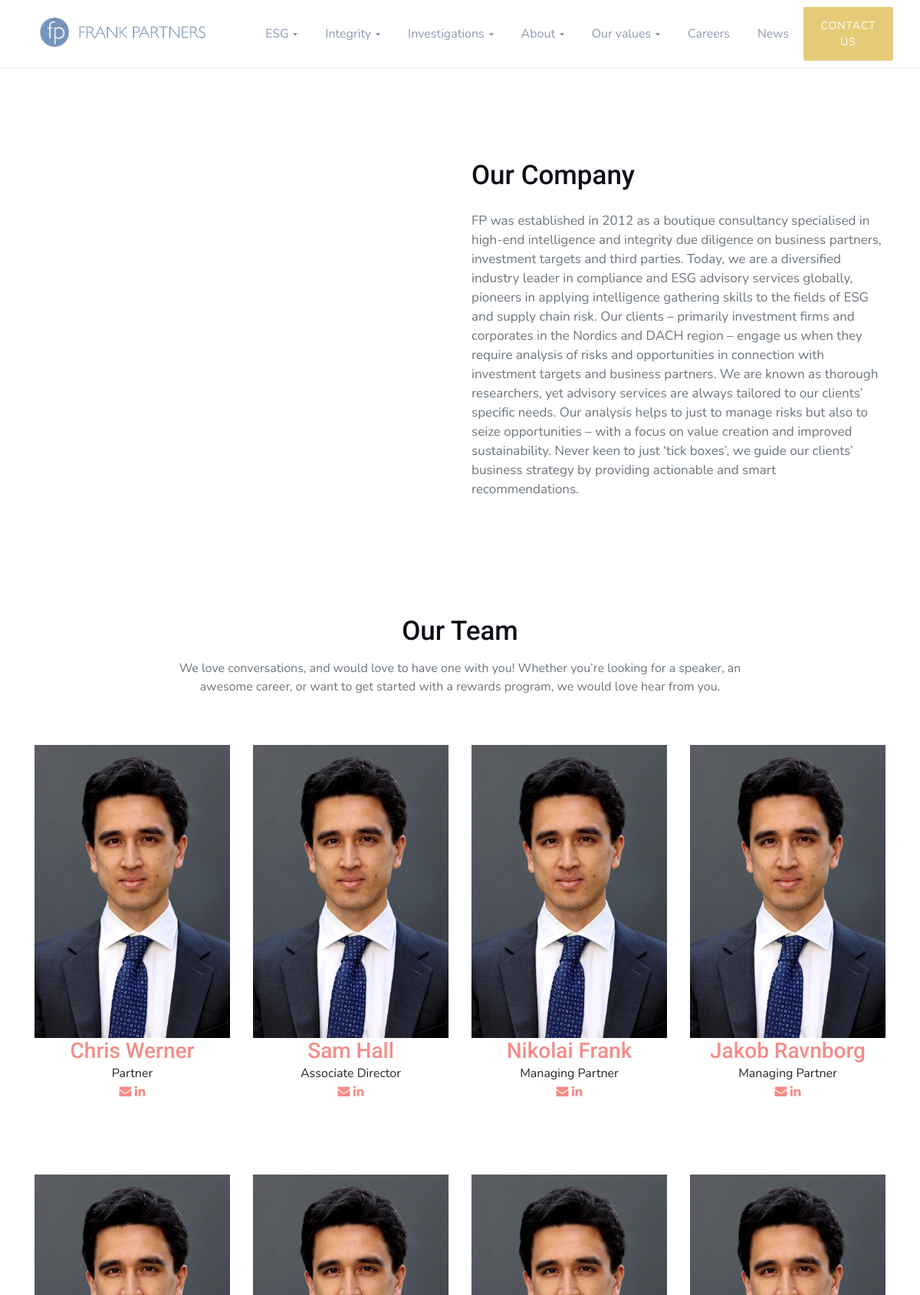
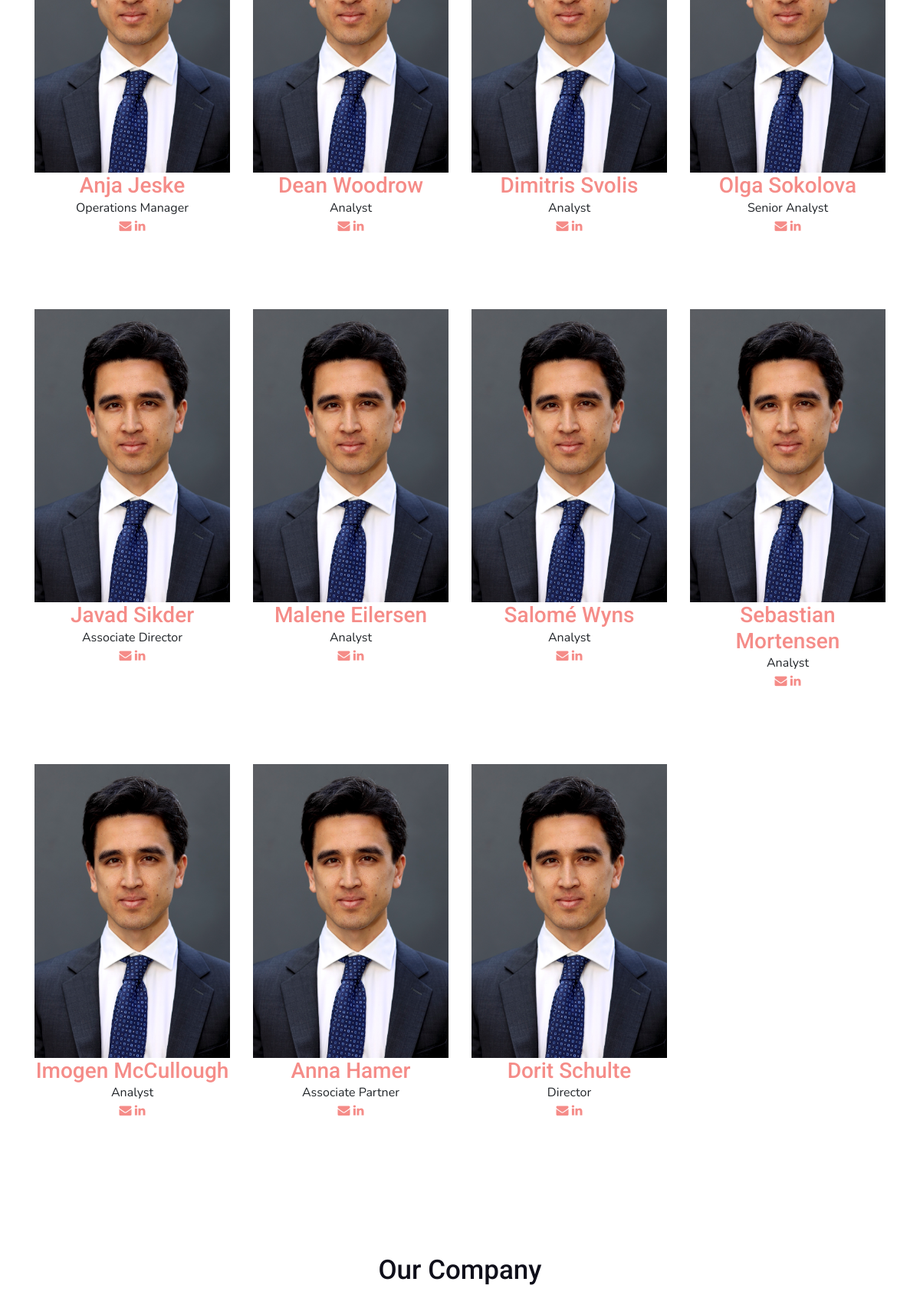
/about.html (upper part), run on the app's committed database (2 pictures, top to bottom).
### website/models.py (models this page shows)
class team(models.Model):
    firstname = models.CharField(max_length=500, blank=True, null=True)
    lastname = models.CharField(max_length=500, blank=True, null=True)
    position = models.CharField(max_length=500, blank=True, null=True)
    location = models.CharField(max_length=500, blank=True, null=True)
    pic = models.ImageField(upload_to ='team/', blank=True, null=True)
    linkedin = models.URLField (max_length=2000, blank=True, null=True)
    bio = models.CharField(max_length=50000, blank=True, null=True)
    languages = models.CharField(max_length=2000, blank=True, null=True)
    since = models.CharField(max_length=500, blank=True, null=True)
    email = models.EmailField(max_length=500, blank=True, null=True)

### website/views.py (the view)
# urls.py: path('about.html', about_view, name='about'),
def about_view(request):
    qs = team.objects.all()
    print (qs)
    context = {
        "title":" ABOUT - Frank Partners",
        "headline": "Our Company",
        "text": "FP was established in 2012 as a boutique consultancy specialised in high-end intelligence and integrity due diligence on business partners, investment targets and third parties. Today, we are a diversified industry leader in compliance and ESG advisory services globally, pioneers in applying intelligence gathering skills to the fields of ESG and supply chain risk. Our clients – primarily investment firms and corporates in the Nordics and DACH region – engage us when they require analysis of risks and opportunities in connection with investment targets and business partners. We are known as thorough researchers, yet advisory services are always tailored to our clients’ specific needs. Our analysis helps to just to manage risks but also to seize opportunities – with a focus on value creation and improved sustainability. Never keen to just ‘tick boxes’, we guide our clients’ business strategy by providing actionable and smart recommendations.",
        "content": qs,
    }
    return render(request, 'sites/about.html', context)

### website/templates/sites/about.html
{% extends 'sites/base.html' %}
{% load static %}
{% block content %}
<section class="w3l-career1 py-5 mt-5">
</section>
{% include 'sites/snippets/two-grid.html' %}
{% include 'sites/snippets/team.html' %}
{% include 'sites/snippets/story.html' %}
{% endblock %}

### website/templates/sites/snippets/team.html
{% load static %}
<section class="w3l-team-block" id="team">
	<div class="teams1 py-5">
		<div class="container py-lg-3">
			<div class="teams1-content">
        <div class="heading text-center mx-auto">
          <h3 class="head">Our Team </h3>
          <p class="my-3 head">We love conversations, and would love to have one with you! Whether you’re looking for a speaker, an awesome career, or want to get started with a rewards program, we would love hear from you.</p>
        </div>
				<div class="text-center">
					<div class="row align-team-items">
						{% for t in content %}
						<div class="item col-sm-6 col-md-3">
							<div class="team-info py-5">
								<div class="column">
									<a href="team/{{t.id}}"><img src="{{ t.pic.url }}" alt="" class="img-fluid"></a>
								</div>
								<div class="team-member">
									<h3 class="name-pos"><a href="team/{{t.id}}">{{ t.firstname }} {{ t.lastname }}</a></h3>
									<p>{{ t.position }}</p>
									<div class="social">
										<a href="#email" class="email"><span class="fa fa-envelope" aria-hidden="true"></span></a>
										<a href="{{ t.linkedin }}" class="linkedin"><span class="fa fa-linkedin" aria-hidden="true"></span></a>
									</div>
								</div>
							</div>
						</div>
						{% endfor %}
					</div>
				</div>
			</div>
		</div>
	</div>
</section>

### data on the page
team: pic (picture), firstname "Chris", lastname "Werner", position "Partner"
team: pic (picture), firstname "Sam", lastname "Hall", position "Associate Director"
team: pic (picture), firstname "Nikolai", lastname "Frank", position "Managing Partner"
team: pic (picture), firstname "Jakob", lastname "Ravnborg", position "Managing Partner"
team: pic (picture), firstname "Anja", lastname "Jeske", position "Operations Manager"
team: pic (picture), firstname "Dean", lastname "Woodrow", position "Analyst"
team: pic (picture), firstname "Dimitris", lastname "Svolis", position "Analyst"
team: pic (picture), firstname "Olga", lastname "Sokolova", position "Senior Analyst"
team: pic (picture), firstname "Javad", lastname "Sikder", position "Associate Director"
team: pic (picture), firstname "Malene", lastname "Eilersen", position "Analyst"
team: pic (picture), firstname "Salomé", lastname "Wyns", position "Analyst"
team: pic (picture), firstname "Sebastian", lastname "Mortensen", position "Analyst"
team: pic (picture), firstname "Imogen", lastname "McCullough", position "Analyst"
team: pic (picture), firstname "Anna", lastname "Hamer", position "Associate Partner"
team: pic (picture), firstname "Dorit", lastname "Schulte", position "Director"

### other printed values
{{ headline }} "Our Company"
